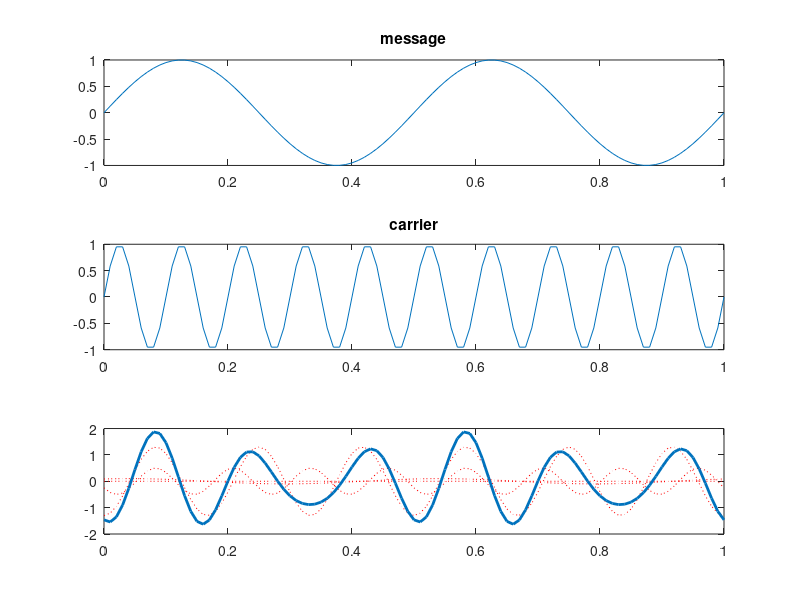
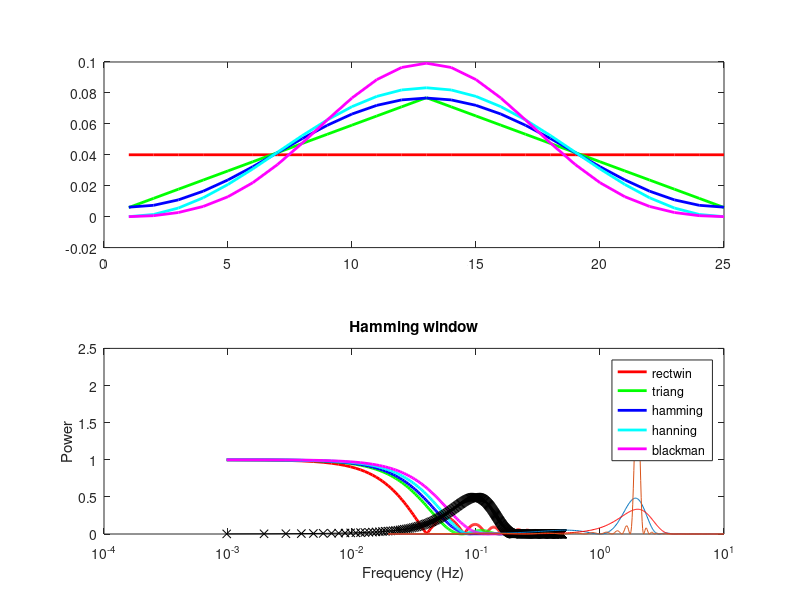

Source code (MATLAB) for these figures, in order: (Note: this script raises an error after producing the figures.)
%% plot a simple sinusoid
Fs = 100; % in samples per second (Hz)
t0 = 0; t1 = 1; % start and end times
tvec = t0:1./Fs:t1; % construct time axis
 
f = 2; % frequency of sine to plot: 2Hz
y = sin(2*pi*f*tvec); % note sin() expects arguments in radians, not degrees (see also ''sind()'')
 
stem(tvec,y);

%%  sinusoid is further characterized by its phase and amplitude
phi = pi/2;
 
subplot(221)
y = sin(2*pi*f*tvec + phi); % a phase shift
stem(tvec,y);

hold on;
plot(tvec,cos(2*pi*f*tvec),'r--','LineWidth',2) % notice, cosine is simply phase shifted sine
legend('sin (phase-shifted)', 'cos');
 
a = 2;
subplot(222)
y = a.*sin(2*pi*f*tvec + phi); % amplitude change
stem(tvec,y); % note scale of y axis!

%% frequency modulation (FM) signal
% cross-frequency coupling
f2 = 10;
m = 2;
 
subplot(311)
s1 = sin(2*pi*f*tvec);
plot(tvec,s1); title('message');
 
subplot(312);
s2 = sin(2*pi*f2*tvec);
plot(tvec,s2); title('carrier');
 
subplot(313);
% the phase of one (slower, ?message?) signal is related (?coupled?) to 
% the frequency of another (faster, ?carrier?) signal.
s3 = sin(2*pi*f2*tvec + m.*sin(2*pi*f*tvec - pi/2));
plot(tvec,s3); title('FM signal');

%% harmonic series example
mag = [0.1 0 1.3 0.5]; % magnitudes for each term
pha = [-pi/6 0 pi 2*pi/3]; % phases for each term
f = 2; % base frequency
signal_out = zeros(size(tvec));
for ii = 1:numel(mag) % note, the book chapter uses i, not best practice!
 
    this_signal = mag(ii)*cos(2*pi*f*ii*tvec + pha(ii));
    plot(tvec,this_signal,'r:'); hold on;
    signal_out = signal_out + this_signal; % build the sum
 
end
plot(tvec,signal_out,'LineWidth',2);

% In fact, the central insight underlying Fourier analysis is that we can 
% use a sum (series) of sinusoids to approximate any signal to arbitrary 
% precision. An important corollary to this is that any signal can be 
% decomposed into a series of sinusoids


%% Decomposing and reconstructing a signal
rng('default'); % reset random number generator to reproducible state, so your plot will look like mine!
x = round(rand(1,8)*10); % generate a length 8 vector of integers between 0 and 10
xlen = length(x);

% get magnitudes and phases of Fourier series
X = fft(x);
Xmag = abs(X); % magnitudes, a_n
Xphase = angle(X); % phases, phi_n

n = 0:xlen-1;
t = 0:0.05:xlen-1; % a finer timescale to show the smooth signal later
 
for iH = xlen-1:-1:0 % reconstruct each harmonic
    s(iH+1,:) = Xmag(iH+1)*cos(2*pi*n*iH/xlen + Xphase(iH+1))/xlen;
    sm(iH+1,:) = Xmag(iH+1)*cos(2*pi*t*iH/xlen + Xphase(iH+1))/xlen;
    % detail: xlen appears here because the fundamental frequency used by fft() depends on this
end

ssum = sum(s); % coarse timescale (original points)
smsum = sum(sm); % fine timescale (to see full signal)
 
figure;
plot(n, x, 'go', t, smsum, 'b', n, ssum, 'r*');
legend({'original','sum - all','sum - points only'});

%% Interpreting the output of MATLAB's fft() function
Fs = 20; % in samples per second (Hz)
t0 = 0; t1 = 1; % start and end times
tvec = t0:1/Fs:t1-(1/Fs); % construct time axis; generate exactly 20 samples
 
f = 2; % signal frequency
y = sin(2*pi*f*tvec); % construct signal, a 2Hz sine wave sampled at 20Hz for 1s
 
yfft = fft(y,length(y));
yfft_mag = abs(yfft); yfft_ph = angle(yfft);
stem(yfft_mag)

%% modify using fft()
Npoints = length(y);
F = [-Npoints/2:Npoints/2-1]./Npoints; % construct frequency axis
 
yfft_mag = fftshift(yfft_mag); % align output,fftshift() cuts the second 
% (complex) half of the spectrum and pastes it backwards at the beginning, 
% so that our frequency axis is now correct;it is in units of 1 / Fs so 0.1 
% corresponds to the 2Hz we put in.

stem(F,yfft_mag);
 
xlabel('Frequency (Fs^{-1})');

%% zero-padding
tvec = t0:1/Fs:t1; % Change the tvec variable above to contain one more 
                   % sample so our signal is now no longer an integer 
                   % number of periods
nPoints = [length(tvec) 64 256 1024];

for iP = 1:length(nPoints) % repeat fft with different numbers of points
 
    nP = nPoints(iP);
    subplot(2,2,iP);
  
    y = sin(2*pi*f*tvec);
    yfft = fft(y,nP); %using the second, optional, argument of fft() to zero pad the signal
    yfft_mag = abs(yfft); yfft_ph = angle(yfft);
 
    F = [-nP/2:nP/2-1]./nP;
    yfft_mag = fftshift(yfft_mag);
    plot(F,yfft_mag,'kx',F,yfft_mag,'k');
 
    title(sprintf('%d point FFT',nP));
    xlabel('Frequency (Fs^{-1})');
 
end
% A typical value to use for the number of points to evaluate the FFT is 
% the next power of 2 (after however many samples your signal contains). 
% This is because part of what makes the FFT fast is that it can easily 
% divide the signal in half. But non-power of 2 values also work.

%  zero-padding the original 21-point signal rather than making the signal
%  longer
tvec = t0:1/Fs:t1; % our signal is now no longer an integer number of periods
y =  [sin(2*pi*f*tvec),zeros(1,1024-length(tvec))]; % pad signal with zeros to 1024 points 
nP = length(y);
yfft = fft(y,nP);
yfft_mag = abs(yfft); yfft_ph = angle(yfft); 
F = [-nP/2:nP/2-1]./nP;
yfft_mag = fftshift(yfft_mag);
plot(F,yfft_mag,'kx',F,yfft_mag,'k');


%% Spectral leakage
% increase the length of the signal by repeating it a number of times
tvec = t0:1/Fs:t1;
nRepeats = [1 2 4 8];
 
nP =  1024; % use 1024 points to evaluate the FFT 
 
for iP = 1:length(nRepeats)
 
    subplot(2,2,iP);
 
    y = sin(2*pi*f*tvec);
    y = repmat(y,[1 nRepeats(iP)]); % repeat the signal a number of times
 
    yfft = fft(y,nP); % zero-pad to nP
    yfft_mag = abs(yfft); yfft_ph = angle(yfft);
 
    F = [-nP/2:nP/2-1]./nP;
    yfft_mag = fftshift(yfft_mag);
    plot(F,yfft_mag,'kx',F,yfft_mag,'k');
 
    title(sprintf('%d repeats',nRepeats(iP)));
    xlabel('Frequency (Fs^{-1})');
 
end

%% windowing
nP = 25;
nPFFT = 1024;
 
windows = {'rectwin','triang','hamming','hanning','blackman'};
cols = 'rgbcmyk';
 
for iW = 1:length(windows)
 
    eval(cat(2,'wn = ',windows{iW},'(nP);')); % make sure you understand this
    wn = wn./sum(wn); % normalization to make sure integral of the window is 1 to preserve power estimates
 
    subplot(211); % plot the window
    plot(wn,cols(iW),'LineWidth',2); hold on;
 
    subplot(212);
    yfft = fft(wn,nPFFT);
    yfft_mag = abs(yfft); yfft_ph = angle(yfft);
 
    F = [-nPFFT/2:nPFFT/2-1]./nPFFT;
    yfft_mag = fftshift(yfft_mag);
 
    h(iW) = plot(F,yfft_mag,cols(iW),'LineWidth',2); hold on;
 
end
 
xlabel('Frequency (Fs^{-1})');
legend(h,windows);
set(gca,'XScale','log');
%%
% the spectrum of the windowed signal equals the convolution of the 
% signal's spectrum and the window's spectrum;
% multiplication in the time domain equals convolution in the frequency
% domain;

% use a Hamming window instead of a rectangular window on spectral leakage
tvec = t0:1/Fs:t1;
%nRepeats = 4 ;
 
nP =  1024; % use 1024 points to evaluate the FFT 
 
y = sin(2*pi*f*tvec);
wn = hamming(length(tvec))';
wn = wn ./sum(wn);
y2 = y .* wn;  % Hamming window
%y = repmat(y,[1 nRepeats]); % rectangular window: repeat the signal a number of times

% subplot(2,1,1);
% yfft = fft(y,nP); % zero-pad to nP
% yfft_mag = abs(yfft); yfft_ph = angle(yfft);
% F = [-nP/2:nP/2-1]./nP;
% yfft_mag = fftshift(yfft_mag);
% plot(F,yfft_mag,'kx',F,yfft_mag,'k');
% title(sprintf('%d repeats',nRepeats));
% xlabel('Frequency (Fs^{-1})');
    
%subplot(2,1,2);
yfft = fft(y2,nP); % zero-pad to nP
yfft_mag = abs(yfft); yfft_ph = angle(yfft);
F = [-nP/2:nP/2-1]./nP;
yfft_mag = fftshift(yfft_mag);
plot(F,yfft_mag,'kx',F,yfft_mag,'k');
title(sprintf('Hamming window'));
xlabel('Frequency (Fs^{-1})');




%% Robust spectral estimation methods
% Power Spectral Density (PSD): Pxx = periodogram(X,WINDOW)
[Pxx,F] = periodogram(y,[],nP,Fs); % X is windowed with a rectangular window by default
plot(F,Pxx); xlabel('Frequency (Hz)');
ylabel('Power');
hold on;
[Pxx,F] = periodogram(y,hanning(length(y)),nP,Fs);
plot(F,Pxx,'r');

% this method is biased: its variance does not tend to zero as data length
% goes to infinity; this makes spectrum look noisy
%% Welch's method
% cut the signal up into smaller segments, estimate the spectrum for 
% each segment, and combine the estimates (Bartlett's method)
% Welch's method uses segments (or windows) that can overlap.

Fs = 20; % in samples per second (Hz)
t0 = 0; t1 = 1;
f = 2;
nRepeats = 4;
 
tvec = t0:1/Fs:t1-(1/Fs);
 
nP =  1024;
y = sin(2*pi*f*tvec);
y = repmat(y,[1 nRepeats]);
 
[Pxx,F] = periodogram(y,rectwin(length(y)),nP,Fs);
plot(F,Pxx);
 
hold on;
wSize = 40;
%  [Pxx,F] = pwelch(X,WINDOW,NOVERLAP,F,Fs)
%  uses NOVERLAP samples of overlap from section to section
[Pxx,F] = pwelch(y,rectwin(wSize),wSize/2,nP,Fs);
plot(F,Pxx,'r'); xlabel('Frequency (Hz)');



%% Pitfalls for real-world signals
% Neuralynx data: chunks of 512 samples are sampled at a regular interval   
% (Fs = 2000) but the interval between chunks is slightly larger than 
% within, such that the overall Fs is slightly smaller than 2000. 


Fs = 20; % in samples per second (Hz)
t0 = 0; t1 = 1; f = 2;
nP =  1024;
gaps = [5 10 15]; % idx of samples to be removed
 
tvec = t0:1/Fs:t1;%-(1/Fs);
y = sin(2*pi*f*tvec);

subplot(211)
plot(tvec,y,'k*'); hold on;

yfft = fft(y,nP);
yfft_mag = abs(yfft); yfft_ph = angle(yfft);
 
F = [-nP/2:nP/2-1]./nP;
yfft_mag = fftshift(yfft_mag);
 
subplot(212);
plot(F,yfft_mag,'k-x'); hold on;
 
xlabel('Frequency (Fs^{-1})');

% signal with gaps
y = sin(2*pi*f*tvec);
y2 = y;
y2(gaps) = []; tvec(gaps) = []; % remove
 
subplot(211);
plot(tvec,y2,'ro'); hold on;
legend('signal','signal(with gas)')

yfft = fft(y2,nP);
yfft_mag = abs(yfft); yfft_ph = angle(yfft);
 
F = [-nP/2:nP/2-1]./nP;
yfft_mag = fftshift(yfft_mag);
 
subplot(212);
plot(F,yfft_mag,'b-x');
legend('y','y2 (with gaps)')

% the estimate for the data with some samples removed (in blue) is 
% substantially lower than the true frequency.

%% Application to real data
% cd to your location here
rootDir = '/Users/sirui/Documents/MATLAB/class/neuralDataAnalysis/Data/R016/R016-2012-10-08_promoted';
cd(rootDir);
% loading a ventral striatal LFP signal
cfg = [];
cfg.fc = {'R016-2012-10-08-CSC04d.ncs'};
csc = LoadCSC(cfg);
%% first rest segment
% restrict to prerecord, leaving some time (10s) before rat actually goes on track
csc_pre = restrict(csc,0,csc.cfg.ExpKeys.TimeOnTrack(1)-10);
%% check if sampling is ok
plot(diff(csc_pre.tvec)); % only minimal differences
Fs = 1./mean(diff(csc_pre.tvec));
%% decimate to speed up processing
dsf = 4;
csc_pre.data = decimate(csc_pre.data,dsf);
csc_pre.tvec = downsample(csc_pre.tvec,dsf);
csc_pre.cfg.hdr{1}.SamplingFrequency = csc_pre.cfg.hdr{1}.SamplingFrequency./dsf;
Fs = 1./mean(diff(csc_pre.tvec));

%% compute the spectrum
wSize = 1024;
[Pxx,F] = periodogram(csc_pre.data,hamming(length(csc_pre.data)),length(csc_pre.data),Fs);
plot(F,10*log10(Pxx),'k'); xlabel('Frequency (Hz)'); ylabel('Power (dB)');
xlim([0 150]);

%% use Welch spectrum instead, using a Hamming window of the same size and 50% overlap

[Pxx,F] = pwelch(csc_pre.data,rectwin(wSize),[],[],Fs);
hold on;
plot(F,10*log10(Pxx),'r'); xlabel('Frequency (Hz)');ylabel('Power (dB)');


